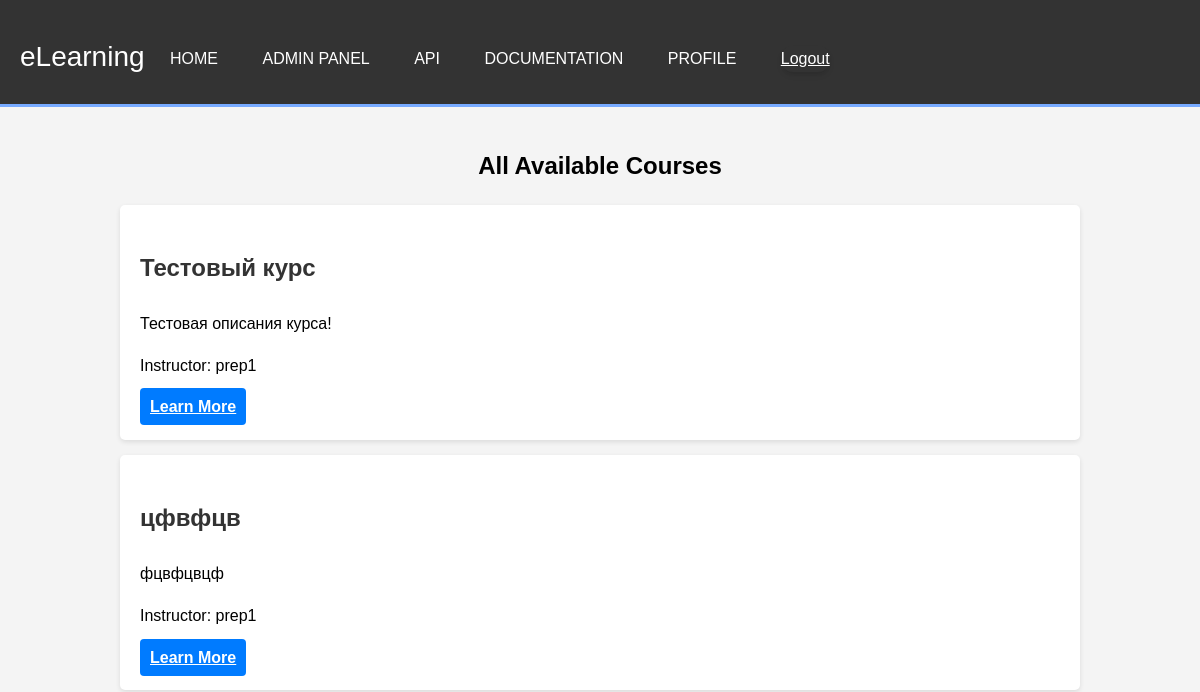
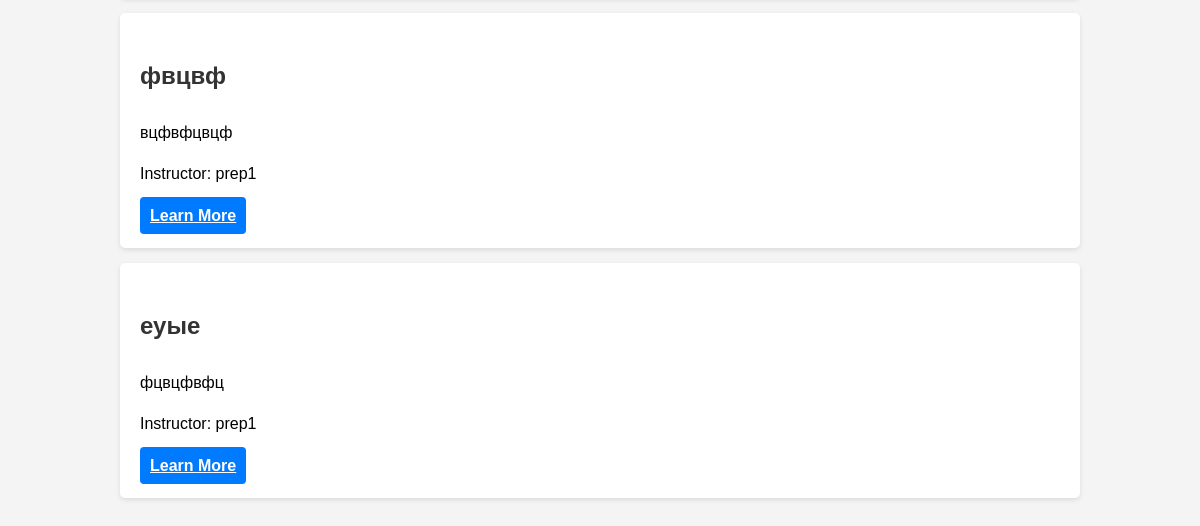
The page /all_courses/ (signed in) on the database as committed earlier (2 pictures, top to bottom).
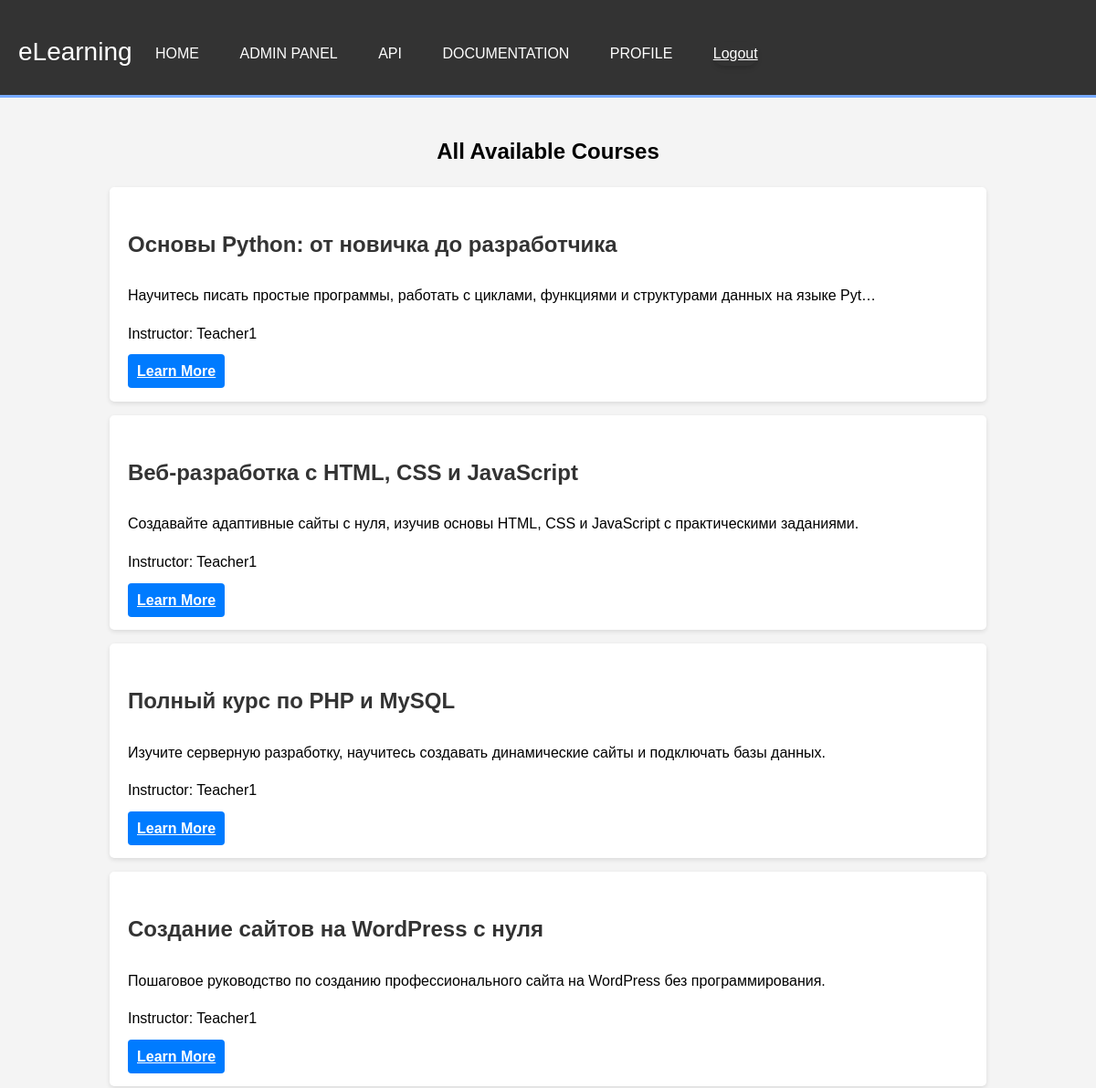
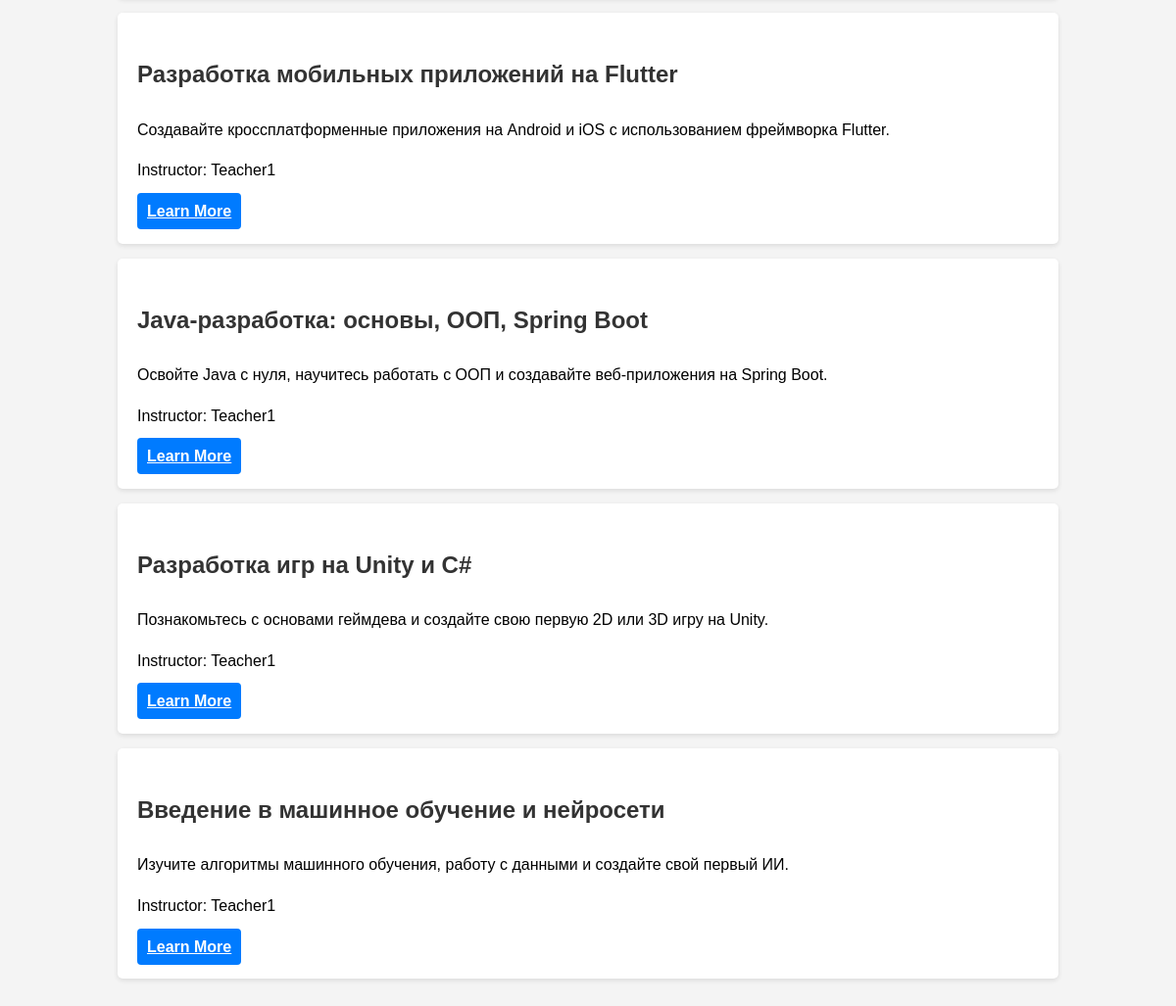
The same page on the database as committed later (2 pictures, top to bottom).
### core/models.py (models this page shows, shortened)
class Course(models.Model):
    title = models.CharField(max_length=200)
    description = models.TextField()
    teacher = models.ForeignKey(
        User,
        on_delete=models.CASCADE,
        limit_choices_to={'is_teacher': True},
        related_name='courses'
    )
    created_at = models.DateTimeField(auto_now_add=True)

class User(AbstractUser):
    is_student = models.BooleanField(default=False)
    is_teacher = models.BooleanField(default=False)
    photo = models.ImageField(upload_to='users/', blank=True, null=True)
    enrolled_courses = models.ManyToManyField(
        'Course',
        related_name='enrolled_students',
        blank=True
    )

### core/views.py (the view)
# urls.py: path('all_courses/', core_views.all_courses, name='all_courses'),
@login_required
def all_courses(request):
    all_courses = Course.objects.exclude(enrolled_students=request.user)
    return render(request, 'core/all_courses.html', {'available_courses': all_courses})

### core/templates/core/all_courses.html
{% extends 'core/base.html' %}
{% load static %}
{% block content %}
<div class="container">
    <h2 class="text-center my-4">All Available Courses</h2>
    {% if available_courses %}
        <div class="courses-grid">
            {% for course in available_courses %}
                <div class="course-card">
                    <h3>{{ course.title }}</h3>
                    <p>{{ course.description|truncatechars:100 }}</p>
                    <p>Instructor: {{ course.teacher.username }}</p>
                    <a href="{% url 'course_detail' course.id %}" class="btn-primary">Learn More</a>
                </div>
            {% endfor %}
        </div>
    {% else %}
        <div class="alert text-center">
            <p>There are currently no available courses.</p>
        </div>
    {% endif %}
</div>
{% endblock %}

### core/templates/core/base.html (shortened to what this page needs)
{% load static %}
<html>
<head>
    <link rel="stylesheet" type="text/css" href="{% static 'core/css/style.css' %}">
</head>
<body>
    <header>
        <nav>
            <span class="logo" style="display:inline-block;position:absolute;font-size:28px;margin-left:20px;top:35px">eLearning</span>
            <ul>
                <li><a href="{% url 'home' %}">Home</a></li>
                {% if user.is_authenticated %}
                    {% if user.is_student %}
                    <li><a href="{% url 'student_dashboard' %}">My Courses</a></li>
                    <li><a href="{% url 'all_courses' %}">All Courses</a></li>
                    {% elif user.is_teacher %}
                    <li><a href="{% url 'teacher_dashboard' %}">My Courses</a></li>
                    <li><a href="{% url 'create_course' %}">Create Course</a></li>
                    {% else %}
                    <li><a href="/admin/">Admin Panel</a></li>
                    <li><a href="/api/">API</a></li>
                    <li><a href="/docs">Documentation</a></li>
                    {% endif %}
                    <li><a href="{% url 'profile' %}">Profile</a></li>
                    <li>
                        <form id="logout-form" method="post" action="{% url 'logout' %}">
                            <button type="submit" class="btn-link">Logout</button>
                        </form>
                    </li>
                {% else %}
                <li><a href="{% url 'login' %}">Login</a></li>
                <li><a href="{% url 'student_signup' %}">Student Registration</a></li>
                <li><a href="{% url 'teacher_signup' %}">Teacher Registration</a></li>
                {% endif %}
            </ul>
        </nav>
    </header>
    <main>
        {% block content %}
        {% endblock %}
    </main>
</body>
</html>

### core/static/core/css/style.css (style rules this page uses)
body { font-family: Arial, sans-serif; background-color: #f4f4f4; margin: 0; padding: 0; line-height: 1.6; }
.container { width: 80%; margin: auto; overflow: hidden; padding: 20px; }
header { background: #333; color: #fff; padding-top: 30px; min-height: 70px; border-bottom: #77aaff 3px solid; }
header a { color: #fff; text-decoration: none; text-transform: uppercase; font-size: 16px; }
header ul { padding: 0; list-style: none; margin-left: 150px; }
header li { display: inline; padding: 0 20px 0 20px; }
.course-card { background: #fff; padding: 20px; margin-bottom: 15px; border-radius: 5px; box-shadow: 0 2px 5px rgba(0,0,0,0.1); }
.course-card h3 { color: #333; }
.btn-primary { width: 100%; padding: 10px; font-size: 16px; font-weight: bold; color: #fff; background-color: #007bff; border: none; border-radius: 4px; cursor: pointer; transition: background-color 0.3s ease; }
.text-center { text-align: center; }
.btn-link { background: none; border: none; padding: 0; font: inherit; cursor: pointer; text-decoration: underline; color: #fff; transition: color 0.3s ease; }
#logout-form { display: inline-block; }
form { background-color: #fff; padding: 2.5rem; border-radius: 12px; box-shadow: 0 4px 6px -1px rgba(0, 0, 0, 0.1), 0 2px 4px -1px rgba(0, 0, 0, 0.06); }
h3 { font-weight: 600; font-size: 1.5rem; color: #4f46e5; margin-bottom: 1.5rem; }
li form { background-color: unset!important; padding: unset!important; }

Rows that differ between the two databases and show on the page:
removed Course: title "Тестовый курс", description "Тестовая описания курса!", teacher.username "prep1"
removed Course: title "цфвфцв", description "фцвфцвцф", teacher.username "prep1"
removed Course: title "фвцвф", description "вцфвфцвцф", teacher.username "prep1"
removed Course: title "еуые", description "фцвцфвфц", teacher.username "prep1"
added Course: title "Основы Python: от новичка до разработчика", description "Научитесь писать простые программы, работать с циклами, функциями и структурами данных на языке Pyt…", teacher.username "Teacher1"
added Course: title "Веб-разработка с HTML, CSS и JavaScript", description "Создавайте адаптивные сайты с нуля, изучив основы HTML, CSS и JavaScript с практическими заданиями.", teacher.username "Teacher1"
added Course: title "Полный курс по PHP и MySQL", description "Изучите серверную разработку, научитесь создавать динамические сайты и подключать базы данных.", teacher.username "Teacher1"
added Course: title "Создание сайтов на WordPress с нуля", description "Пошаговое руководство по созданию профессионального сайта на WordPress без программирования.", teacher.username "Teacher1"
added Course: title "Разработка мобильных приложений на Flutter", description "Создавайте кроссплатформенные приложения на Android и iOS с использованием фреймворка Flutter.", teacher.username "Teacher1"
added Course: title "Java-разработка: основы, ООП, Spring Boot", description "Освойте Java с нуля, научитесь работать с ООП и создавайте веб-приложения на Spring Boot.", teacher.username "Teacher1"
added Course: title "Разработка игр на Unity и C#", description "Познакомьтесь с основами геймдева и создайте свою первую 2D или 3D игру на Unity.", teacher.username "Teacher1"
added Course: title "Введение в машинное обучение и нейросети", description "Изучите алгоритмы машинного обучения, работу с данными и создайте свой первый ИИ.", teacher.username "Teacher1"
